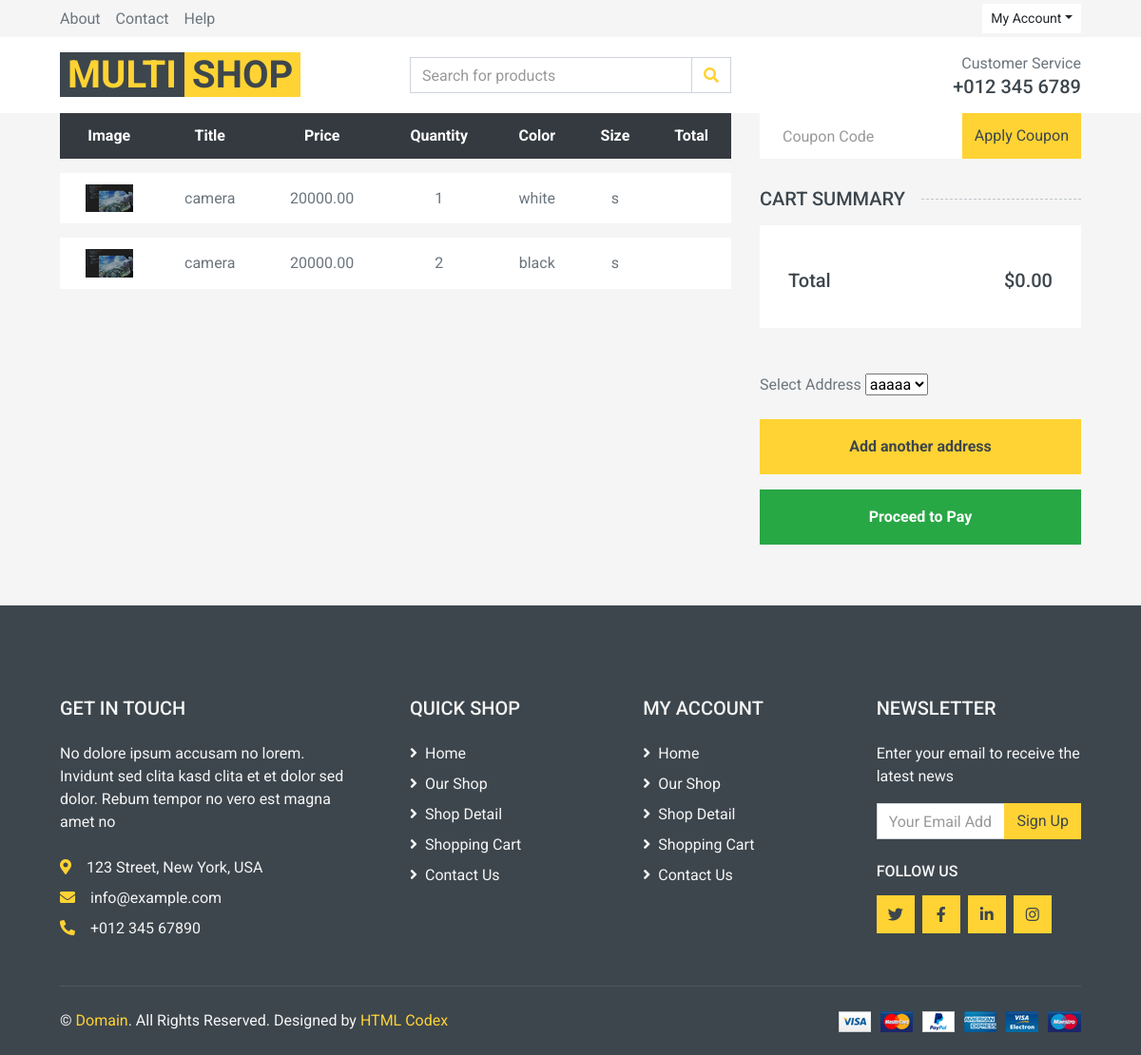
/cart/order/9 (signed in), run on the app's committed database.
### cart/models.py (models this page shows, shortened)
class OrderItem(models.Model):
    order = models.ForeignKey(Order, on_delete=models.CASCADE, related_name="item")
    product = models.ForeignKey(Product, on_delete=models.CASCADE, related_name="item")
    size = models.CharField(max_length=10)
    color = models.CharField(max_length=10)
    quantity = models.IntegerField()
    price = models.DecimalField(max_digits=20, decimal_places=2)

class Order(models.Model):
    user = models.ForeignKey(User, on_delete=models.CASCADE)
    total_price = models.IntegerField(default=0)
    created = models.DateTimeField(auto_now_add=True)
    is_paid = models.BooleanField(default=False)
    address = models.TextField(blank=True , null=True)

### product/models.py (models this page shows, shortened)
class Product(models.Model):
    category = models.ManyToManyField(Category , blank=True , null=True)
    title = models.CharField(max_length=100)
    description = models.TextField()
    price = models.FloatField()
    discount = models.FloatField()
    image = models.ImageField(upload_to="images/", null=True, blank=True)
    size = models.ManyToManyField(Size , blank=True , null=True ,related_name="product")
    color = models.ManyToManyField(Color, related_name="product")
    created = models.DateTimeField(auto_now_add=True)
    class Meta:
        ordering = ['-created']

### cart/views.py (the view)
# urls.py: path('order/<int:id>', views.order_detail, name='order_detail'),
@login_required
def order_detail(request, id):
    if request.method == "GET":
        order = get_object_or_404(Order, id=id, user=request.user)
        return render(request, 'cart/order_detail.html', {'order': order})

### cart/templates/cart/order_detail.html (shortened to what this page needs)
{% extends 'base.html' %}
{% load static %}
{% block main %}
<div class="container-fluid">
    <div class="row px-xl-5">
        <div class="col-lg-8 table-responsive mb-5">
            <table class="table table-light table-borderless table-hover text-center mb-0">
                <thead class="thead-dark">
                    <tr>
                        <th>Image</th>
                        <th>Title</th>
                        <th>Price</th>
                        <th>Quantity</th>
                        <th>Color</th>
                        <th>Size</th>
                        <th>Total</th>
                    </tr>
                </thead>
                <tbody class="align-middle">
                    {% for item in order.item.all %}
                    <tr>
                        <td class="align-middle"><img src="{{ item.product.image.url }}" alt="" style="width: 50px;"></td>
                        <td class="align-middle">{{ item.product.title }}</td>
                        <td class="align-middle">{{ item.price }}</td>
                        <td class="align-middle">{{ item.quantity }}</td>
                        <td class="align-middle">{{ item.color }}</td>
                        <td class="align-middle">{{ item.size }}</td>
                        <td class="align-middle">{{ item.total }}</td>
                    </tr>
                    {% endfor %}
                </tbody>
            </table>
        </div>
        <div class="col-lg-4">
            <form class="mb-30" method="post" action="{% url 'cart:apply_discount' order.id %}">
                <div class="input-group">
                    <input type="text" name="discount_code" class="form-control border-0 p-4" placeholder="Coupon Code">
                    <div class="input-group-append">
                        <button class="btn btn-primary">Apply Coupon</button>
                    </div>
                </div>
            </form>
            <h5 class="section-title position-relative text-uppercase mb-3"><span class="bg-secondary pr-3">Cart Summary</span></h5>
            <div class="bg-light p-30 mb-5">
                <div class="pt-2">
                    <div class="d-flex justify-content-between mt-2">
                        <h5>Total</h5>
                        <h5>${{ order.total_price|floatformat:2 }}</h5>
                    </div>
                </div>
            </div>
            {% if order.is_paid %}
                <div class="alert alert-success text-center">
                    <strong>Order Paid!</strong> Your order has been successfully processed.
                </div>
            {% else %}
                {% if request.user.addresses.all %}
                    <div class="mb-3">
                        <label for="address" class="form-label">Select Address</label>
                        <select name="address" id="address" class="form-select form-select-lg">
                            {% for address in request.user.addresses.all %}
                                <option value="{{ address.id }}">{{ address.address }}</option>
                            {% endfor %}
                        </select>
                        <a href="{% url 'account:add_address' %}?next={% url 'cart:order_detail' order.id %}"
                           class="btn btn-block btn-primary font-weight-bold my-3 py-3">Add another address</a>
                    </div>
                    <a href="{% url 'cart:payment' pk=order.id %}" class="btn btn-block btn-success font-weight-bold my-3 py-3">Proceed to Pay</a>
                {% else %}
                    <a href="{% url 'account:add_address' %}?next={% url 'cart:order_detail' order.id %}"
                       class="btn btn-block btn-primary font-weight-bold my-3 py-3">Add address first</a>
                {% endif %}
            {% endif %}
        </div>
    </div>
</div>
{% endblock %}

### data on the page
OrderItem: product.image (picture), product "camera", price "20000.00", quantity "1", color "white", size "s"
OrderItem: product.image (picture), product "camera", price "20000.00", quantity "2", color "black", size "s"
Order: total_price "0.00"

### other printed values
form field address "aaaaa"
